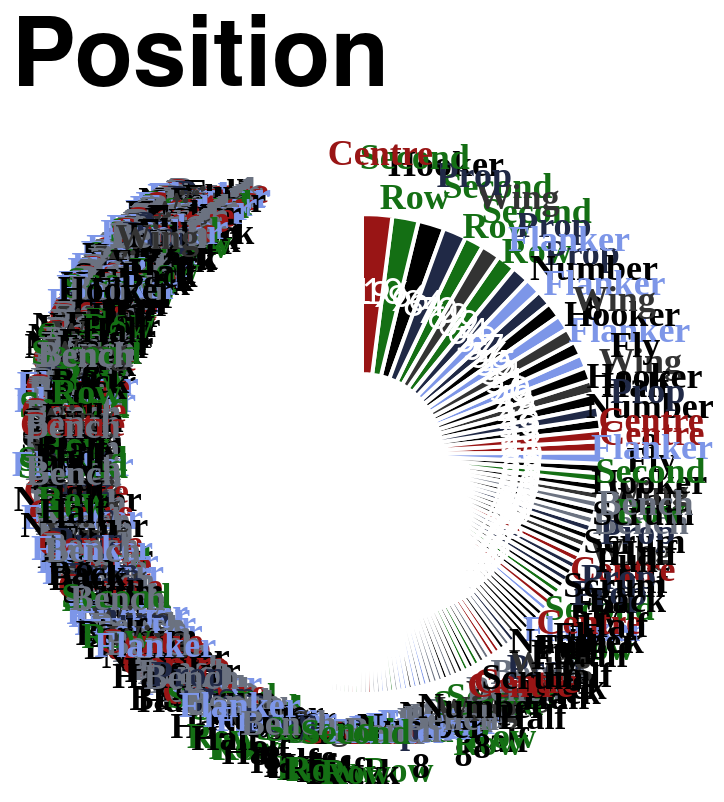

Specify this chart in Vega-Lite:
### Vega-Lite specification from a JSON file in a GitHub repository (floating-point values rounded to 4 significant figures; data arrays with more than 128 entries replaced by an {"elided": "..."} marker saying what was removed)
{"config": {"axis": {"labelFont": "PT Sans Narrow, Helvetica Neue, Helvetica, Arial, sans-serif", "titleFont": "PT Sans Narrow, Helvetica Neue, Helvetica, Arial, sans-serif", "labelFontSize": 13, "titleFontSize": 24, "gridColor": "#202947", "gridOpacity": 0.2, "zindex": 1}, "text": {"font": "Lato, sans-serif"}, "bar": {"cornerRadiusEnd": 5}, "header": {"labelFont": "PT Sans Narrow, Helvetica Neue, Helvetica, Arial, sans-serif", "titleFont": "PT Sans Narrow, Helvetica Neue, Helvetica, Arial, sans-serif", "labelFontSize": 24, "titleFontSize": 28, "labelFontWeight": "bold", "orient": "left"}, "legend": {"labelFont": "PT Sans Narrow, Helvetica Neue, Helvetica, Arial, sans-serif", "titleFont": "PT Sans Narrow, Helvetica Neue, Helvetica, Arial, sans-serif", "labelFontSize": 14, "titleFontSize": 16, "titlePadding": 5, "fillColor": "white", "strokeColor": "black", "padding": 10, "titleFontWeight": "lighter", "titleFontStyle": "italic", "titleColor": "gray", "offset": 10}, "title": {"font": "PT Sans Narrow, Helvetica Neue, Helvetica, Arial, sans-serif", "fontSize": 48, "fontWeight": "bold", "anchor": "start", "align": "center", "titlePadding": 20, "subtitlePadding": 10, "subtitleFontSize": 13, "subtitleColor": "", "subtitleFontStyle": "italic", "offset": 15, "color": "black"}, "axisX": {"labelAngle": 0}, "facet": {"title": null, "header": null, "align": {"row": "each", "column": "each"}}, "resolve": {"scale": {"y": "independent", "facet": "independent"}}, "background": "transparent", "scale": {"offsetBandPaddingOuter": 0.2, "offsetBandPaddingInner": 0.1}, "view": {"stroke": null, "background": "transparent"}}, "layer": [{"mark": {"type": "arc", "innerRadius": 40, "outerRadius": 120, "stroke": "#ffffff", "strokeWidth": 2}, "encoding": {"color": {"field": "position", "legend": null, "scale": {"domain": ["Prop", "Flanker", "Second Row", "Centre", "Wing", "Fly Half", "Hooker", "Scrum Half", "Full Back", "Number 8", "Bench"], "range": ["#202946", "#7d96e8", "#146f14", "#991515", "#333333", "#000000", "#000000", "#000000", "#000000", "#000000", "#6b7280"]}, "sort": {"field": "sort_order", "op": "min", "order": "ascending"}, "type": "nominal"}, "order": {"field": "appearances", "sort": "ascending", "type": "quantitative"}, "theta": {"field": "appearances", "sort": "descending", "stack": true, "title": "Appearances", "type": "quantitative"}, "tooltip": [{"field": "player", "title": "Player", "type": "nominal"}, {"field": "position", "title": "Position", "type": "nominal"}, {"field": "appearances", "title": "Appearances", "type": "quantitative"}]}}, {"mark": {"type": "text", "dy": -5, "font": "PT Sans Narrow", "fontSize": 18, "fontWeight": "bold", "radius": 145}, "encoding": {"color": {"field": "position", "legend": null, "scale": {"domain": ["Prop", "Flanker", "Second Row", "Centre", "Wing", "Fly Half", "Hooker", "Scrum Half", "Full Back", "Number 8", "Bench"], "range": ["#202946", "#7d96e8", "#146f14", "#991515", "#333333", "#000000", "#000000", "#000000", "#000000", "#000000", "#6b7280"]}, "type": "nominal"}, "opacity": {"condition": {"test": "datum.appearances > 2", "value": 1}, "value": 0}, "order": {"field": "appearances", "sort": "ascending", "type": "quantitative"}, "text": {"field": "position_label", "type": "nominal"}, "theta": {"field": "appearances", "sort": "descending", "stack": true, "title": "Appearances", "type": "quantitative"}}, "transform": [{"calculate": "split(datum.position, ' ')", "as": "position_label"}]}, {"mark": {"type": "text", "color": "white", "fontSize": 18, "radius": 80}, "encoding": {"order": {"field": "appearances", "sort": "ascending", "type": "quantitative"}, "text": {"field": "appearances", "type": "nominal"}, "theta": {"field": "appearances", "sort": "descending", "stack": true, "title": "Appearances", "type": "quantitative"}}}], "data": {"name": "data-ee3a50300c6f1932010da3c58e4ca167"}, "height": 300, "resolve": {"scale": {"color": "shared"}}, "title": "Position", "width": 300, "$schema": "https://vega.github.io/schema/vega-lite/v5.20.1.json", "datasets": {"data-ee3a50300c6f1932010da3c58e4ca167": {"elided": "770 records"}}}
